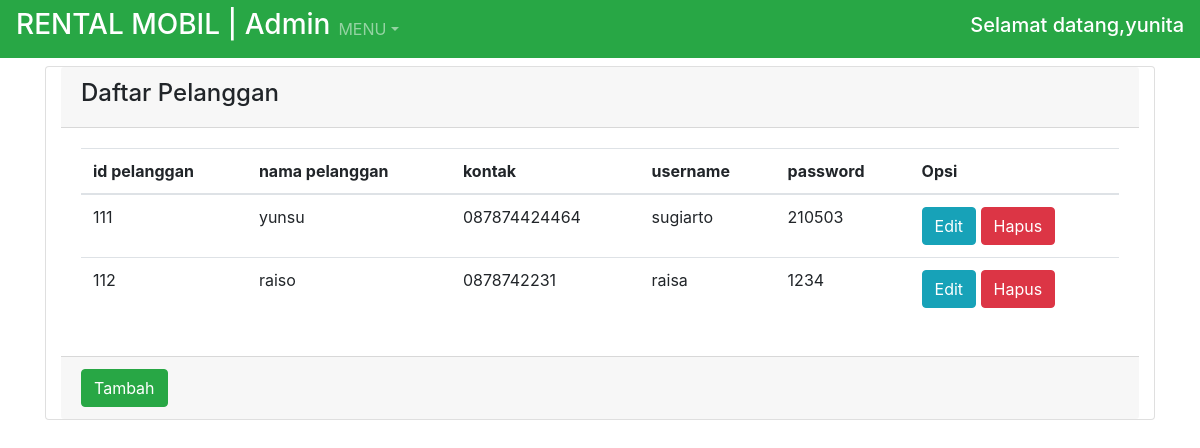
Page /template.php?page=pelanggan (signed in) on the committed database.
### tables this page shows
CREATE TABLE `pelanggan` (
  `id_pelanggan` varchar(200) NOT NULL,
  `nama_pelanggan` varchar(300) NOT NULL,
  `alamat_pelanggan` varchar(400) NOT NULL,
  `kontak` varchar(100) NOT NULL,
  `username` varchar(100) NOT NULL,
  `password` varchar(100) NOT NULL
);

### pelanggan.php (the view, shortened to what this page needs)
    <div class="card col-sm-12">
        <div class="card-header">
            <h4>Daftar Pelanggan</h4>
        </div>
        <div class="card-body">
            <?php
            $koneksi = mysqli_connect("localhost","root","","rent_car");
            $sql = "select * from pelanggan";
            $result = mysqli_query($koneksi,$sql);
            $count = mysqli_num_rows($result);
            ?>
            <?php if ($count == 0): ?>
            <div class="alert alert-info">
            Data Tidak Tersedia !
            </div>
            <?php else: ?>
            <table class="table" id="table_pelanggan">
            <thead>
              <tr>
                <th>id pelanggan</th>
                <th>nama pelanggan</th>
                <th>kontak</th>
                <th>username</th>
                <th>password</th>
                <th>Opsi</th>
              </tr>
            </thead>
            <tbody>
            <?php foreach ($result as $hasil): ?>
                <tr>
                  <td><?php echo $hasil["id_pelanggan"]; ?></td>
                  <td><?php echo $hasil["nama_pelanggan"]; ?></td>
                  <td><?php echo $hasil["kontak"]; ?></td>
                  <td><?php echo $hasil["username"]; ?></td>
                  <td><?php echo $hasil["password"]; ?></td>
                  <td>
                    <button type="button" class="btn btn-info" data-toggle="modal"
                      data-target="#modal" onclick="Edit(this.parentElement.parentElement.rowIndex);">
                        Edit
                    </button>
                    <a href="db_pelanggan.php?hapus=pelanggan&id_pelanggan=<?php echo $hasil["id_pelanggan"];?>" onclick="return confirm('Apakah anda yakin ingin menghapus data ini?')">
                    <button type="button" class="btn btn-danger">
                        Hapus
                    </button>
                    </a>
                  </td>
                </tr>
                <?php endforeach; ?>
            </tbody>
          </table>
        <?php endif; ?>
        </div>
        <div class="card-footer">
          <button type="button" class="btn btn-success" data-toggle="modal"
          data-target="#modal" onclick="Add()">
            Tambah
          </button>
        </div>
    </div>
</div>

### rows in the picture
pelanggan: id_pelanggan "111", nama_pelanggan "yunsu", kontak "087874424464", username "sugiarto", password "210503"
pelanggan: id_pelanggan "112", nama_pelanggan "raiso", kontak "0878742231", username "raisa", password "1234"

### other values in the picture
$_SESSION["session_karyawan"]["nama_karyawan"] "yunita"
